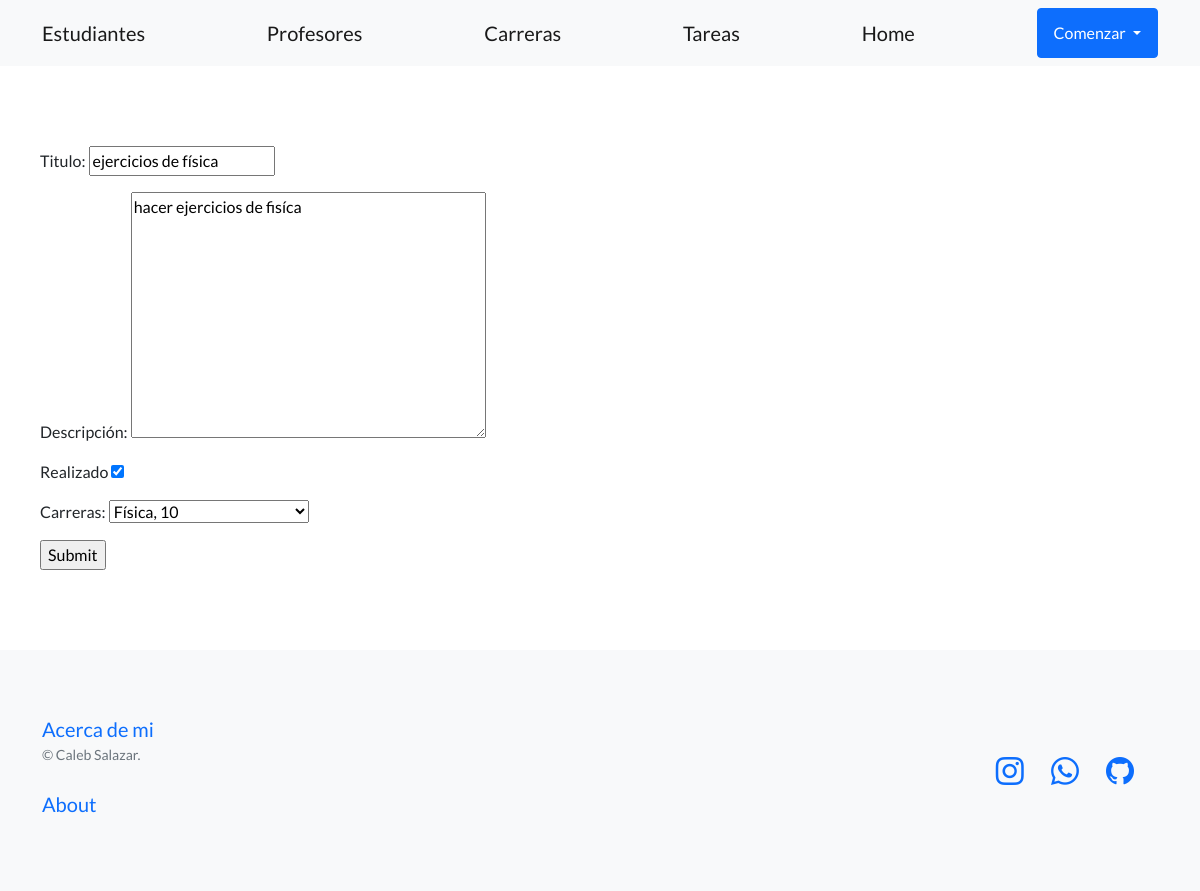
The page /tareas/editar/2 on the database as committed earlier.
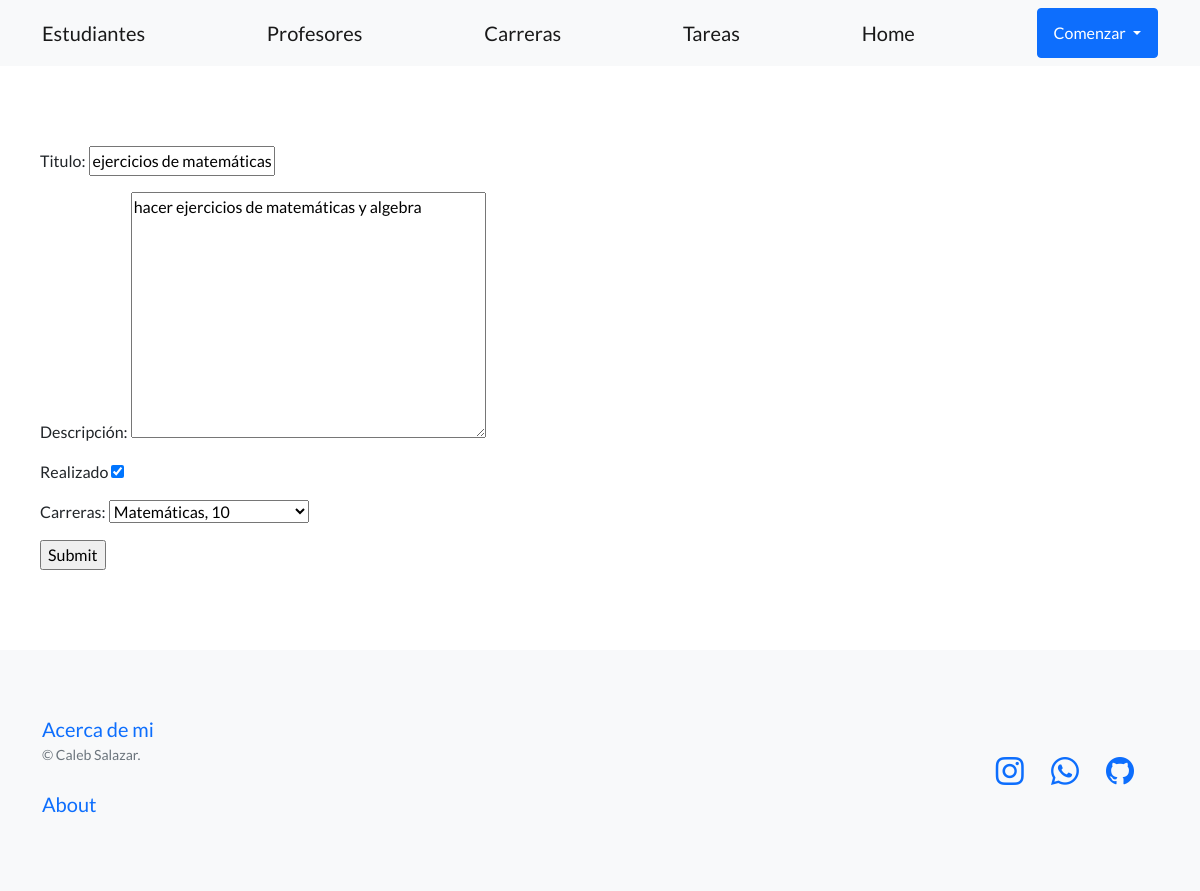
The same page on the database as committed later.
### myapp/models.py (models this page shows, shortened)
class Tareas(models.Model):
    titulo = models.CharField(max_length=100)
    descripcion = models.TextField()
    done = models.BooleanField(default=False)
    carreras = models.ForeignKey(Carreras, related_name='Carreras', null=True, on_delete=models.CASCADE)

### myapp/views.py (the view)
# urls.py: path('tareas/editar/<int:id>', editar_tarea, name='editar_tarea'),
def editar_tarea(request, id):
    tarea = Tareas.objects.get(id=id)
    if request.method == "POST":
        formulario = FormularioTareas(request.POST)
        if formulario.is_valid():
            data = formulario.cleaned_data
            tarea.titulo = data['titulo']
            tarea.descripcion = data['descripcion']
            tarea.done = data['done']
            tarea.carreras = data['carreras']
            tarea.save()
            return redirect(reverse('tareas'))
    else:
        inicial = {
            'titulo': tarea.titulo,
            'descripcion': tarea.descripcion,
            'done': tarea.done,
            'carreras': tarea.carreras,
        }
        formulario = FormularioTareas(initial=inicial)
    return render(request,'myapp/formulario_tareas.html',{'formulario':formulario,'tarea':tarea,'es_update': True})

### myapp/forms.py
class FormularioTareas(forms.Form):
    titulo = forms.CharField(max_length=100)
    descripcion = forms.CharField(widget=forms.Textarea, label='Descripción')
    done = forms.BooleanField(label_suffix="", label="Realizado", required=False)
    carreras = forms.ModelChoiceField(queryset=Carreras.objects.all())

### myapp/models.py (called while the page is built)
    def __str__(self):
        return f"{self.nombre}, {self.semestres}"

### myapp/templates/myapp/formulario_tareas.html (shortened to what this page needs)
{% extends 'myapp/base.html' %}
{% block content %}
{% if es_update %}
    <form method="post" action="{% url 'editar_tarea' tarea.id %}">
{% else %}
    <form method="post" action="{% url 'formulario_tareas' %}">
{% endif %}
    {{ formulario.as_p }}
    <input type="submit" name="Enviar">
</form>
{% endblock %}

Rows that differ between the two databases and show on the page:
changed Tareas: titulo "ejercicios de física" → "ejercicios de matemáticas"; descripcion "hacer ejercicios de fisíca" → "hacer ejercicios de matemáticas y algebra"; carreras "Física, 10" → "Matemáticas, 10"
